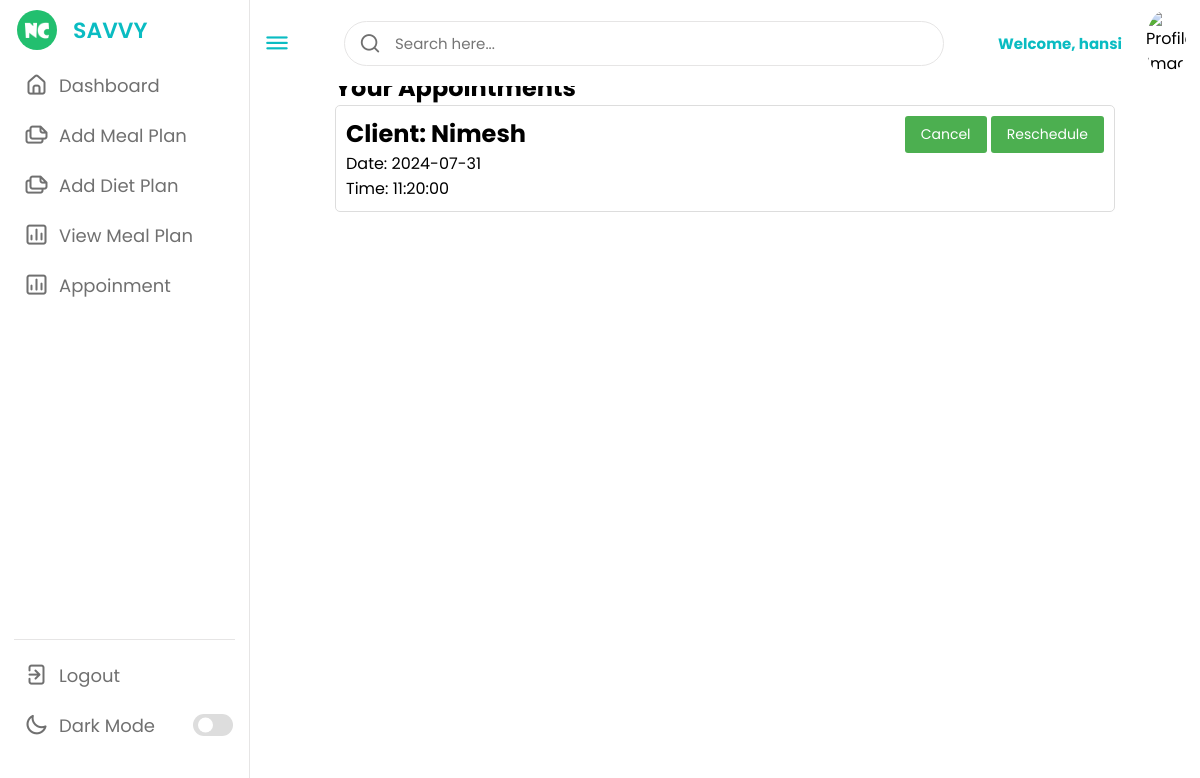
Screenshot of /adminCounviewBooking.php (signed in) with the database file from the repository.
### tables this page shows
CREATE TABLE `consultant` (
  `consultant_id` int(11) NOT NULL,
  `name` varchar(100) DEFAULT NULL,
  `username` varchar(50) NOT NULL,
  `specification` varchar(100) DEFAULT NULL,
  `email` varchar(100) DEFAULT NULL,
  `password` varchar(100) DEFAULT NULL
);

CREATE TABLE `consultation` (
  `consultation_id` int(11) NOT NULL,
  `date` date DEFAULT NULL,
  `time` time DEFAULT NULL,
  `feedback` text DEFAULT NULL,
  `user_id` int(11) DEFAULT NULL,
  `consultant_id` int(11) DEFAULT NULL
);

CREATE TABLE `user` (
  `user_id` int(11) NOT NULL,
  `username` varchar(50) DEFAULT NULL,
  `fname` varchar(50) DEFAULT NULL,
  `lname` varchar(50) DEFAULT NULL,
  `gender` varchar(10) DEFAULT NULL,
  `age` int(11) DEFAULT NULL,
  `email` varchar(100) DEFAULT NULL,
  `phonenumber` varchar(20) DEFAULT NULL,
  `height` decimal(5,2) DEFAULT NULL,
  `weight` decimal(5,2) DEFAULT NULL,
  `diabetic` tinyint(1) DEFAULT NULL,
  `high_blood_pressure` tinyint(1) DEFAULT NULL,
  `low_blood_pressure` tinyint(1) DEFAULT NULL,
  `meal_plan_type` int(11) DEFAULT NULL,
  `diet_preferences` varchar(100) DEFAULT NULL,
  `profile_picture` varchar(255) DEFAULT NULL,
  `medical_report` blob DEFAULT NULL,
  `password` varchar(255) DEFAULT NULL
);

### adminCounviewBooking.php (the view, shortened to what this page needs)
<?php
$servername = "localhost";
$db_username = "root";
$db_password = "";
$db_name = "SAVVY";
$conn = new mysqli($servername, $db_username, $db_password, $db_name);
$username = $_SESSION['username'];
$sql = "SELECT * FROM consultant WHERE username='$username'";
$result = $conn->query($sql);
if ($result->num_rows > 0) {
    while($row = $result->fetch_assoc()) {
        $consultant_id = $row['consultant_id'];
        $consultant_name = $row['username'];
    }
} else {
    echo "Admin information not found!";
}
$booking_sql = "SELECT c.consultation_id, c.date, c.time, u.fname AS user_name
                FROM consultation c
                JOIN user u ON c.user_id = u.user_id
                WHERE c.consultant_id = $consultant_id";
$bookings = $conn->query($booking_sql);
?>
<!DOCTYPE html>
<html lang="en">
<head>
    <link rel="stylesheet" href="Coun/style.css">
    <link rel="stylesheet" href="https://unicons.iconscout.com/release/v4.0.0/css/line.css">
    <link rel="stylesheet" href="https://cdnjs.cloudflare.com/ajax/libs/font-awesome/4.7.0/css/font-awesome.min.css">
</head>
<body>
    <nav>
        <div class="logo-name">
            <div class="logo-image">
                <img src="images/logo.png" alt="">
            </div>
            <span class="logo_name">SAVVY</span>
        </div>
        <div class="menu-items">
            <ul class="nav-links">
                <li><a href="#">
                    <i class="uil uil-estate"></i>
                    <span class="link-name">Dashboard</span>
                </a></li>
                <li><a href="adminCoundaily_insert2.php">
                    <i class="uil uil-files-landscapes"></i>
                    <span class="link-name">Add Meal Plan</span>
                </a></li>
                <li><a href="adminCoundiet_plan2.php">
                    <i class="uil uil-files-landscapes"></i>
                    <span class="link-name">Add Diet Plan</span>
                </a></li>
                <li><a href="adminCounviewmealplan2.php">
                    <i class="uil uil-chart"></i>
                    <span class="link-name">View Meal Plan</span>
                </a></li>
                <li><a href="adminCounviewbooking.php">
                    <i class="uil uil-chart"></i>
                    <span class="link-name">Appoinment</span>
                </a></li>
            </ul>
            <ul class="logout-mode">
                <li><a href="Coun/logout.php">
                    <i class="uil uil-signout"></i>
                    <span class="link-name">Logout</span>
                </a></li>
                <li class="mode">
                    <a href="#">
                        <i class="uil uil-moon"></i>
                        <span class="link-name">Dark Mode</span>
                    </a>
                    <div class="mode-toggle">
                        <span class="switch"></span>
                    </div>
                </li>
            </ul>
        </div>
    </nav>
    <section class="dashboard">
        <div class="top">
            <i class="uil uil-bars sidebar-toggle"></i>
            <div class="search-box">
                <i class="uil uil-search"></i>
                <input type="text" placeholder="Search here...">
            </div>
            <h1>Welcome, <?php echo htmlspecialchars($consultant_name); ?></h1>
            <img src="images/profile.jpg" alt="Profile Image">
        </div>
        <div class="dash-content">
            <div class="booking-list">
                <h1>Your Appointments</h1>
                <?php if ($bookings && $bookings->num_rows > 0): ?>
                    <?php while($row = $bookings->fetch_assoc()): ?>
                        <div class="booking-item">
                            <div class="booking-details">
                                <h2>Client: <?php echo htmlspecialchars($row['user_name']); ?></h2>
                                <p>Date: <?php echo htmlspecialchars($row['date']); ?></p>
                                <p>Time: <?php echo htmlspecialchars($row['time']); ?></p>
                            </div>
                            <div class="actions">
                                <button class="button" onclick="showCancelModal(<?php echo $row['consultation_id']; ?>)">Cancel</button>
                                <button class="button" onclick="showRescheduleModal(<?php echo $row['consultation_id']; ?>)">Reschedule</button>
                            </div>
                        </div>
                    <?php endwhile; ?>
                <?php else: ?>
                    <p>No bookings found.</p>
                <?php endif; ?>
            </div>
        </div>
    </section>
</body>
</html>

### Coun/style.css (style rules this page uses)
* { margin: 0; padding: 0; box-sizing: border-box; font-family: 'Poppins', sans-serif; }
:root { --primary-color: #0ba7f5; --panel-color: #ffffff; --text-color: #0abcc2; --black-light-color: #707070; --border-color: #e6e5e5; --toggle-color: #DDD; --box1-color: #4DA3FF; --box2-color: #FFE6AC; --box3-color: #E7D1FC; --title-icon-color: #fff; --tran-05: all 0.5s ease; --tran-03: all 0.3s ease; --tran-03: all 0.2s ease; }
body { min-height: 100vh; background-color: var(--primary-color); }
nav { position: fixed; top: 0; left: 0; height: 100%; width: 250px; padding: 10px 14px; background-color: var(--panel-color); border-right: 1px solid var(--border-color); transition: var(--tran-05); }
nav .logo-name { display: flex; align-items: center; }
nav .logo-image { display: flex; justify-content: center; min-width: 45px; }
nav .logo-image img { width: 40px; object-fit: cover; border-radius: 50%; }
nav .logo-name .logo_name { font-size: 22px; font-weight: 600; color: var(--text-color); margin-left: 14px; transition: var(--tran-05); }
nav .menu-items { margin-top: 10px; height: calc(100% - 90px); display: flex; flex-direction: column; justify-content: space-between; }
.menu-items li { list-style: none; }
.menu-items li a { display: flex; align-items: center; height: 50px; text-decoration: none; position: relative; }
.menu-items li a i { font-size: 24px; min-width: 45px; height: 100%; display: flex; align-items: center; justify-content: center; color: var(--black-light-color); }
.menu-items li a .link-name { font-size: 18px; font-weight: 400; color: var(--black-light-color); transition: var(--tran-05); }
.menu-items .logout-mode { padding-top: 10px; border-top: 1px solid var(--border-color); }
.menu-items .mode { display: flex; align-items: center; white-space: nowrap; }
.menu-items .mode-toggle { position: absolute; right: 14px; height: 50px; min-width: 45px; display: flex; align-items: center; justify-content: center; cursor: pointer; }
.mode-toggle .switch { position: relative; display: inline-block; height: 22px; width: 40px; border-radius: 25px; background-color: var(--toggle-color); }
.switch:before { content: ""; position: absolute; left: 5px; top: 50%; transform: translateY(-50%); height: 15px; width: 15px; background-color: var(--panel-color); border-radius: 50%; transition: var(--tran-03); }
.dashboard { position: relative; left: 250px; background-color: var(--panel-color); min-height: 100vh; width: calc(100% - 250px); padding: 10px 14px; transition: var(--tran-05); }
.dashboard .top { position: fixed; top: 0; left: 250px; display: flex; width: calc(100% - 250px); justify-content: space-between; align-items: center; padding: 10px 14px; background-color: var(--panel-color); transition: var(--tran-05); z-index: 10; }
.dashboard .top .sidebar-toggle { font-size: 26px; color: var(--text-color); cursor: pointer; }
.dashboard .top .search-box { position: relative; height: 45px; max-width: 600px; width: 100%; margin: 0 30px; }
.top .search-box input { position: absolute; border: 1px solid var(--border-color); background-color: var(--panel-color); padding: 0 25px 0 50px; border-radius: 30px; height: 100%; width: 100%; color: var(--text-color); font-size: 15px; font-weight: 400; outline: none; }
.top .search-box i { position: absolute; left: 15px; font-size: 22px; z-index: 10; top: 50%; transform: translateY(-50%); color: var(--black-light-color); }
.top img { width: 40px; border-radius: 50%; }
.top h1 { font-size: 15px; color: var(--text-color); }
.dashboard .dash-content { padding-top: 50px; }

### adminCounviewBooking.php (style rules this page uses)
.booking-list { max-width: 800px; margin: 0 auto; padding: 10px; }
.booking-item { display: flex; justify-content: space-between; margin-bottom: 10px; border: 1px solid #ddd; border-radius: 5px; padding: 10px; }
.booking-details { flex: 1; }
.button { background-color: #4CAF50; border: none; color: white; padding: 8px 16px; text-align: center; text-decoration: none; display: inline-block; font-size: 14px; border-radius: 3px; cursor: pointer; }

### rows the page displays
consultant: username "hansi"
consultation: user.fname "Nimesh", date "2024-07-31", time "11:20:00"
